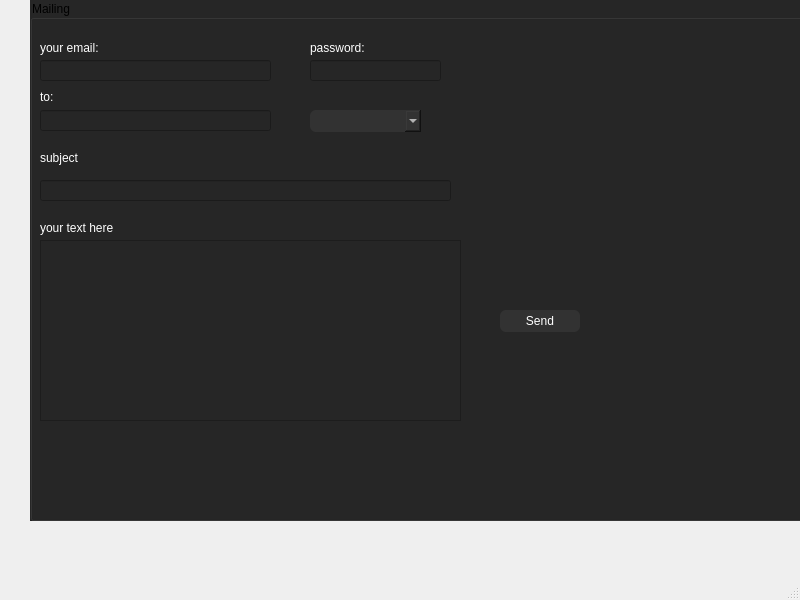
<?xml version="1.0" encoding="UTF-8"?>
<ui version="4.0">
 <class>dialog</class>
 <widget class="QMainWindow" name="dialog">
  <property name="geometry">
   <rect>
    <x>0</x>
    <y>0</y>
    <width>800</width>
    <height>600</height>
   </rect>
  </property>
  <property name="windowTitle">
   <string>MainWindow</string>
  </property>
  <widget class="QWidget" name="centralwidget">
   <widget class="QGroupBox" name="groupBox">
    <property name="geometry">
     <rect>
      <x>30</x>
      <y>0</y>
      <width>781</width>
      <height>521</height>
     </rect>
    </property>
    <property name="styleSheet">
     <string notr="true">font: 75 11pt &quot;MS Shell Dlg 2&quot;;
background-color: rgb(38, 38, 38);</string>
    </property>
    <property name="title">
     <string>Mailing</string>
    </property>
    <widget class="QLineEdit" name="le_email2">
     <property name="geometry">
      <rect>
       <x>10</x>
       <y>60</y>
       <width>231</width>
       <height>21</height>
      </rect>
     </property>
     <property name="styleSheet">
      <string notr="true">color: rgb(255, 255, 255);</string>
     </property>
     <property name="text">
      <string/>
     </property>
    </widget>
    <widget class="QLineEdit" name="le_password">
     <property name="geometry">
      <rect>
       <x>280</x>
       <y>60</y>
       <width>131</width>
       <height>21</height>
      </rect>
     </property>
     <property name="styleSheet">
      <string notr="true">color: rgb(255, 255, 255);</string>
     </property>
     <property name="text">
      <string/>
     </property>
     <property name="echoMode">
      <enum>QLineEdit::Password</enum>
     </property>
    </widget>
    <widget class="QLineEdit" name="le_to">
     <property name="geometry">
      <rect>
       <x>10</x>
       <y>110</y>
       <width>231</width>
       <height>21</height>
      </rect>
     </property>
     <property name="styleSheet">
      <string notr="true">color: rgb(255, 255, 255);</string>
     </property>
     <property name="text">
      <string/>
     </property>
    </widget>
    <widget class="QLineEdit" name="le_subject">
     <property name="geometry">
      <rect>
       <x>10</x>
       <y>180</y>
       <width>411</width>
       <height>21</height>
      </rect>
     </property>
     <property name="styleSheet">
      <string notr="true">color: rgb(255, 255, 255);</string>
     </property>
     <property name="text">
      <string/>
     </property>
    </widget>
    <widget class="QTextEdit" name="le_text">
     <property name="geometry">
      <rect>
       <x>10</x>
       <y>240</y>
       <width>421</width>
       <height>181</height>
      </rect>
     </property>
     <property name="styleSheet">
      <string notr="true">color: rgb(255, 255, 255);</string>
     </property>
     <property name="html">
      <string>&lt;!DOCTYPE HTML PUBLIC &quot;-//W3C//DTD HTML 4.0//EN&quot; &quot;http://www.w3.org/TR/REC-html40/strict.dtd&quot;&gt;
&lt;html&gt;&lt;head&gt;&lt;meta name=&quot;qrichtext&quot; content=&quot;1&quot; /&gt;&lt;style type=&quot;text/css&quot;&gt;
p, li { white-space: pre-wrap; }
&lt;/style&gt;&lt;/head&gt;&lt;body style=&quot; font-family:'MS Shell Dlg 2'; font-size:11pt; font-weight:72; font-style:normal;&quot;&gt;
&lt;p style=&quot;-qt-paragraph-type:empty; margin-top:0px; margin-bottom:0px; margin-left:0px; margin-right:0px; -qt-block-indent:0; text-indent:0px;&quot;&gt;&lt;br /&gt;&lt;/p&gt;&lt;/body&gt;&lt;/html&gt;</string>
     </property>
    </widget>
    <widget class="QPushButton" name="send">
     <property name="geometry">
      <rect>
       <x>470</x>
       <y>310</y>
       <width>80</width>
       <height>22</height>
      </rect>
     </property>
     <property name="styleSheet">
      <string notr="true">border-radius: 6px;
color: rgb(255, 255, 255);
background-color: rgb(50, 50, 50);
selection-background-color: rgb(158, 158, 158);</string>
     </property>
     <property name="text">
      <string>Send</string>
     </property>
    </widget>
    <widget class="QLabel" name="label">
     <property name="geometry">
      <rect>
       <x>10</x>
       <y>220</y>
       <width>121</width>
       <height>16</height>
      </rect>
     </property>
     <property name="styleSheet">
      <string notr="true">color: rgb(255, 255, 255);</string>
     </property>
     <property name="text">
      <string>your text here</string>
     </property>
    </widget>
    <widget class="QLabel" name="label_2">
     <property name="geometry">
      <rect>
       <x>10</x>
       <y>150</y>
       <width>81</width>
       <height>16</height>
      </rect>
     </property>
     <property name="styleSheet">
      <string notr="true">color: rgb(255, 255, 255);</string>
     </property>
     <property name="text">
      <string>subject</string>
     </property>
    </widget>
    <widget class="QLabel" name="label_3">
     <property name="geometry">
      <rect>
       <x>10</x>
       <y>40</y>
       <width>91</width>
       <height>16</height>
      </rect>
     </property>
     <property name="styleSheet">
      <string notr="true">color: rgb(255, 255, 255);</string>
     </property>
     <property name="text">
      <string>your email:</string>
     </property>
    </widget>
    <widget class="QLabel" name="label_4">
     <property name="geometry">
      <rect>
       <x>10</x>
       <y>90</y>
       <width>47</width>
       <height>14</height>
      </rect>
     </property>
     <property name="styleSheet">
      <string notr="true">color: rgb(255, 255, 255);</string>
     </property>
     <property name="text">
      <string>to:</string>
     </property>
    </widget>
    <widget class="QLabel" name="label_5">
     <property name="geometry">
      <rect>
       <x>280</x>
       <y>40</y>
       <width>91</width>
       <height>16</height>
      </rect>
     </property>
     <property name="styleSheet">
      <string notr="true">color: rgb(255, 255, 255);</string>
     </property>
     <property name="text">
      <string>password:</string>
     </property>
    </widget>
    <widget class="QComboBox" name="comboBoxEMAIL">
     <property name="geometry">
      <rect>
       <x>280</x>
       <y>110</y>
       <width>111</width>
       <height>22</height>
      </rect>
     </property>
     <property name="styleSheet">
      <string notr="true">border-radius: 6px;
color: rgb(255, 255, 255);
background-color: rgb(50, 50, 50);
selection-background-color: rgb(158, 158, 158);</string>
     </property>
    </widget>
   </widget>
  </widget>
  <widget class="QMenuBar" name="menubar">
   <property name="geometry">
    <rect>
     <x>0</x>
     <y>0</y>
     <width>800</width>
     <height>25</height>
    </rect>
   </property>
  </widget>
  <widget class="QStatusBar" name="statusbar"/>
 </widget>
 <resources/>
 <connections/>
</ui>
